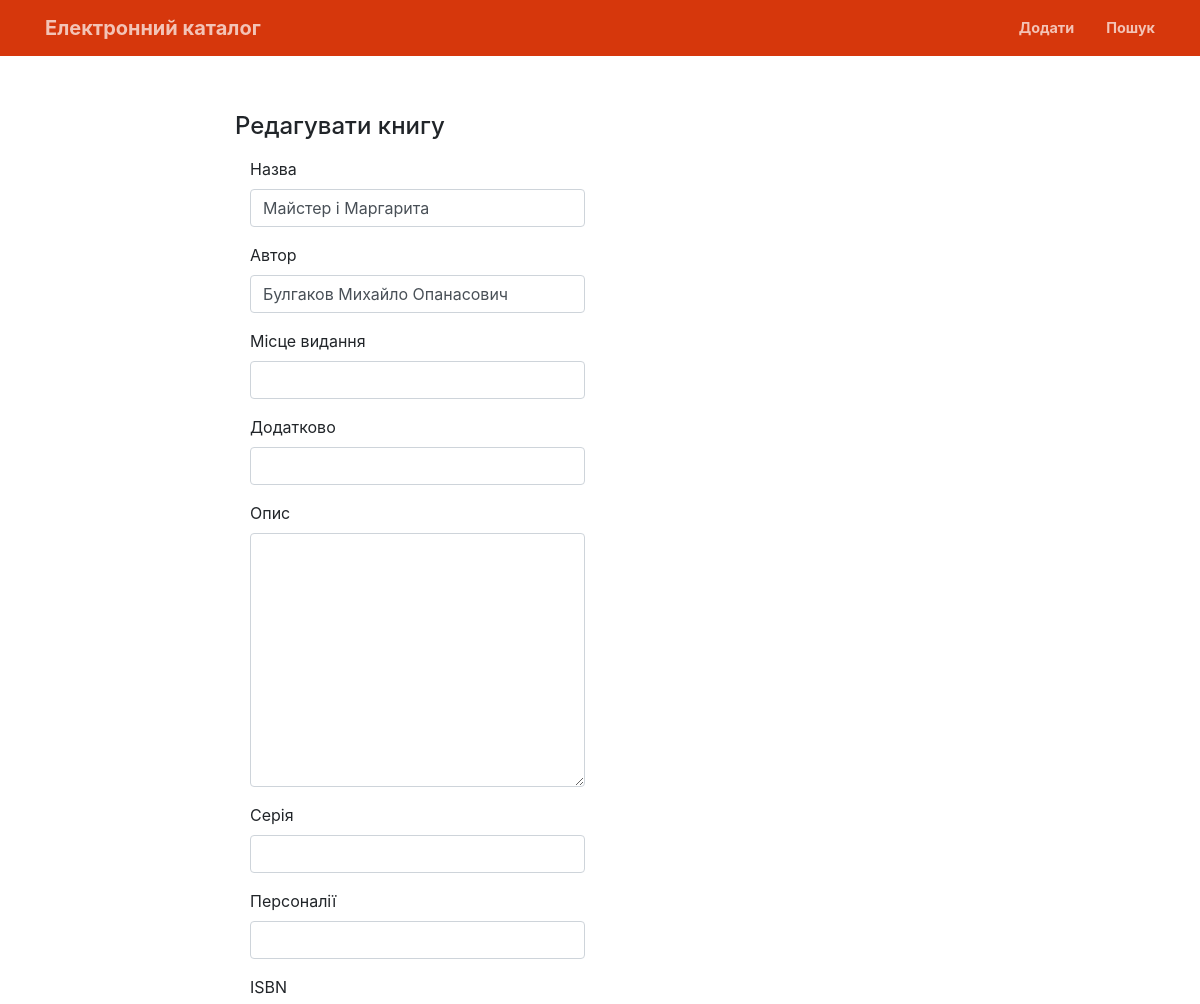
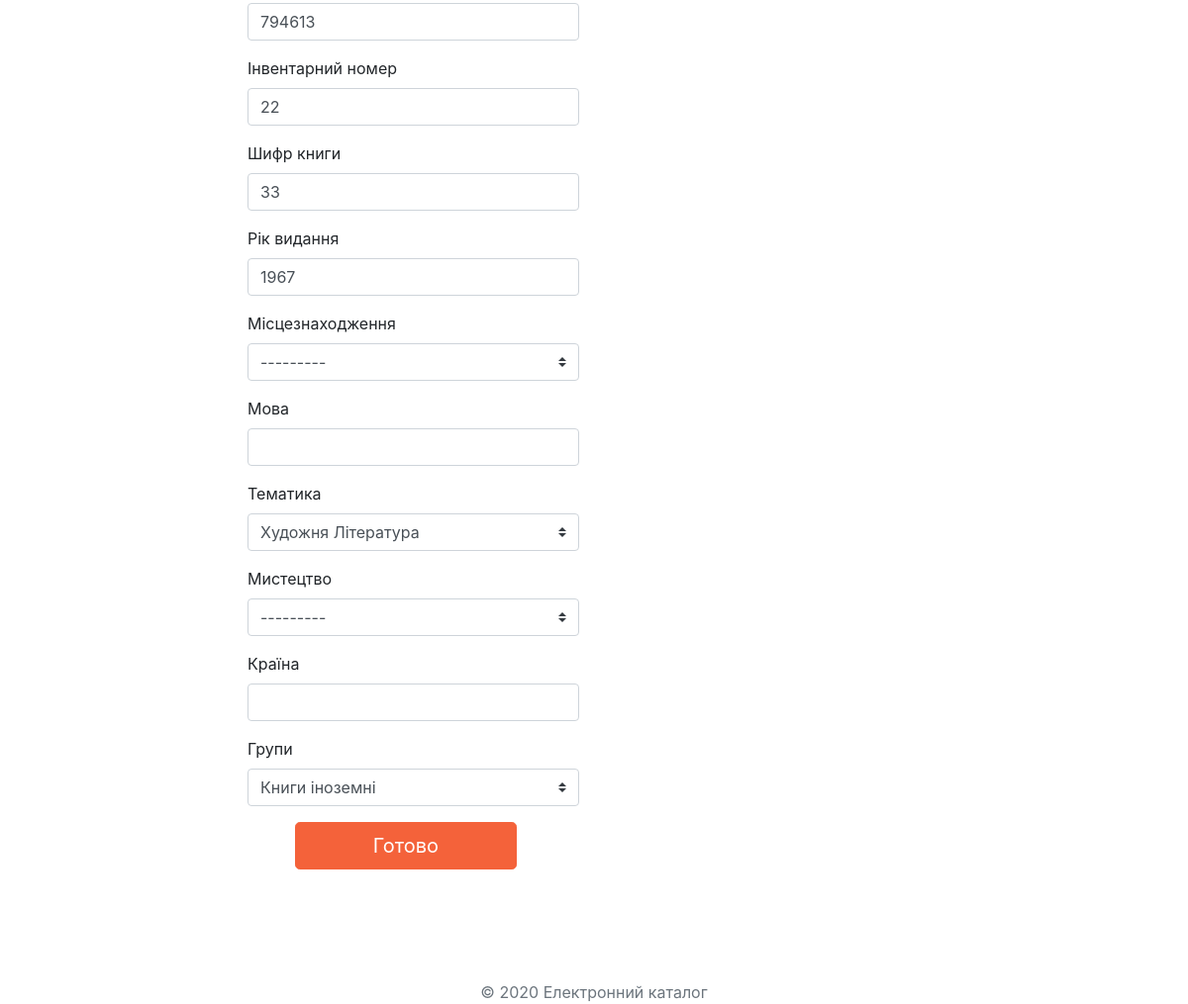
The app's page /about/6/edit with its own data (2 pictures, top to bottom).
### lgaapp/models.py (models this page shows, shortened)
class Book(models.Model):
	name = models.CharField(max_length=2000, db_index=True, verbose_name="Назва", default=None, blank=True)
	author = models.CharField(max_length=2000, verbose_name="Автор", default=None, blank=True)
	publication = models.CharField(max_length=200, db_index=True, verbose_name="Місце видання", default=None, blank=True)
	description = models.TextField(verbose_name="Опис", blank=True)
	series = models.CharField(max_length=200, db_index=True, verbose_name="Серія", blank=True)
	personality = models.CharField(max_length=200, db_index=True, verbose_name="Персоналії", default=None, blank=True)
	additional = models.CharField(max_length=200, db_index=True, verbose_name="Додатково", default=None, blank=True)
	isbn = models.CharField(max_length=20, verbose_name="ISBN", default=None, blank=True)
	inventory_number = models.CharField(max_length=200, verbose_name="Інвентарний номер", default=None, blank=True)
	cipher = models.CharField(max_length=200, verbose_name="Шифр книги", default=None, blank=True)
	year = models.CharField(max_length=200, verbose_name="Рік видання", default=None, blank=True)
	place = models.ForeignKey(Place, max_length=200, verbose_name="Місцезнаходження", default=None,on_delete=models.CASCADE, null=True, blank=True)
	language = models.CharField(max_length=200, db_index=True, verbose_name="Мова",default=None, blank=True)
	country = models.CharField(max_length=200, db_index=True, verbose_name="Країна", default=None, blank=True)
	subject = models.ForeignKey(Subject, max_length=200, verbose_name="Тематика", default=None, on_delete=models.CASCADE, null=True, blank=True)
	art = models.ForeignKey(Art, max_length=200, verbose_name="Мистецтво", default=None, on_delete=models.CASCADE, null=True, blank=True)
	group = models.ForeignKey(Group, max_length=200, verbose_name="Групи", default=None, on_delete=models.CASCADE, null=True, blank=True)
	slug = models.SlugField(max_length=2000, db_index=True, blank=True)
	class Meta:
		ordering = ['name']
		verbose_name = 'Книга'
		verbose_name_plural = 'Книги'

class Place(models.Model):
	name = models.CharField(max_length=200, db_index=True, unique=True)
	slug = models.SlugField(max_length=200, db_index=True, unique=True)
	class Meta:
		ordering = ['name']
		verbose_name = 'Місцезнаходження'
		verbose_name_plural = 'Місцезнаходження'
	def __str__(self):
		return str(self.name)

class Subject(models.Model):
	name = models.CharField(max_length=200, db_index=True, unique=True)
	slug = models.SlugField(max_length=200, db_index=True, unique=True)
	class Meta:
		ordering = ['name']
		verbose_name = 'Тематика'
		verbose_name_plural = 'Тематики'
	def __str__(self):
		return self.name

### lgaapp/views.py (the view)
# urls.py: url(r'^about/(?P<pk>(.*?)+)/edit', views.book_edit, name='edit-book'),
def book_edit(request, pk):
	if request.method == "POST":
		Book.objects.filter(pk=pk).delete()
		form = AddBook(request.POST)
		book = form.save(commit=False)
		book.save()
		return redirect('about-book', pk=book.pk)
	else:
		book = Book.objects.filter(pk=pk).get()
		form = AddBook(initial={'name': book.name,
								'author': book.author,
								'publication': book.publication,
								'description': book.description,
								'series': book.series,
								'personality': book.personality,
								'additional': book.additional,
								'isbn': book.isbn,
								'inventory_number': book.inventory_number,
								'cipher': book.cipher,
								'year': book.year,
								'place': book.place,
								'language': book.language,
								'country': book.country,
								'subject': book.subject,
								'art': book.art,
								'group': book.group,
								'slug': book.slug
								})
		return render(request, 'about/edit.html', {'form': form})

### lgaapp/models.py (called while the page is built)
	def __str__(self):
		return str(self.name)

	def __str__(self):
		return self.name

### lgaapp/templates/about/edit.html (shortened to what this page needs)
{% load static %} {% load crispy_forms_tags %}
<!doctype html>
<html lang="uk">
<head>
    <link rel="stylesheet" href="{% static 'css/style.css' %}">
</head>
<body>
<nav class="navbar navbar-expand-lg navbar-light fixed-top py-3" id="mainNav">
    <div class="container">
        <a class="navbar-brand js-scroll-trigger" href="/">Електронний каталог</a>
        <ul class="navbar-nav ml-auto my-2 my-lg-0">
            <li class="nav-item">
                <a class="nav-link js-scroll-trigger" href="{% url 'add-book' %}">Додати</a>
            </li>
            <li class="nav-item">
                <a class="nav-link js-scroll-trigger" href="/search">Пошук</a>
            </li>
        </ul>
    </div>
</nav>
<header>
    <div class="container h-100">
        <div class="row justify-content-md-center">
            <div class="col-md-8 order-md-4">
                <h4 class="mb-3">Редагувати книгу</h4>
                {% crispy form %}
            </div>
        </div>
    </div>
</header>
<footer class="my-5 pt-5 text-muted text-center text-small">
    <p class="mb-1">&copy; 2020 Електронний каталог</p>
</footer>
</body>
</html>

### records on screen
Book: name "Майстер і Маргарита", author "Булгаков Михайло Опанасович", isbn "794613", inventory_number "22", cipher "33", year "1967", place "---------", subject "Художня Література", art "---------", group "Книги іноземні"
